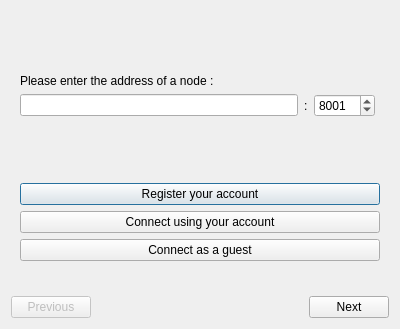
<?xml version="1.0" encoding="UTF-8"?>
<ui version="4.0">
 <class>CommunityConfigurationDialog</class>
 <widget class="QDialog" name="CommunityConfigurationDialog">
  <property name="geometry">
   <rect>
    <x>0</x>
    <y>0</y>
    <width>400</width>
    <height>329</height>
   </rect>
  </property>
  <property name="contextMenuPolicy">
   <enum>Qt::CustomContextMenu</enum>
  </property>
  <property name="windowTitle">
   <string>Add a community</string>
  </property>
  <property name="modal">
   <bool>true</bool>
  </property>
  <layout class="QVBoxLayout" name="verticalLayout">
   <item>
    <widget class="QStackedWidget" name="stacked_pages">
     <property name="currentIndex">
      <number>0</number>
     </property>
     <widget class="QWidget" name="page_node">
      <layout class="QVBoxLayout" name="verticalLayout_4">
       <item>
        <spacer name="verticalSpacer_2">
         <property name="orientation">
          <enum>Qt::Vertical</enum>
         </property>
         <property name="sizeHint" stdset="0">
          <size>
           <width>20</width>
           <height>40</height>
          </size>
         </property>
        </spacer>
       </item>
       <item>
        <widget class="QLabel" name="label">
         <property name="text">
          <string>Please enter the address of a node :</string>
         </property>
        </widget>
       </item>
       <item>
        <layout class="QHBoxLayout" name="horizontalLayout">
         <property name="rightMargin">
          <number>5</number>
         </property>
         <item>
          <widget class="QLineEdit" name="lineedit_server"/>
         </item>
         <item>
          <widget class="QLabel" name="label_double_dot">
           <property name="text">
            <string>:</string>
           </property>
          </widget>
         </item>
         <item>
          <widget class="QSpinBox" name="spinbox_port">
           <property name="maximum">
            <number>65535</number>
           </property>
           <property name="value">
            <number>8001</number>
           </property>
          </widget>
         </item>
        </layout>
       </item>
       <item>
        <spacer name="verticalSpacer">
         <property name="orientation">
          <enum>Qt::Vertical</enum>
         </property>
         <property name="sizeHint" stdset="0">
          <size>
           <width>20</width>
           <height>40</height>
          </size>
         </property>
        </spacer>
       </item>
       <item>
        <layout class="QVBoxLayout" name="verticalLayout_5">
         <property name="topMargin">
          <number>6</number>
         </property>
         <item>
          <widget class="QPushButton" name="button_register">
           <property name="text">
            <string>Register your account</string>
           </property>
           <property name="icon">
            <iconset resource="../../../../../res/icons/icons.qrc">
             <normaloff>:/icons/new_membership</normaloff>:/icons/new_membership</iconset>
           </property>
           <property name="iconSize">
            <size>
             <width>32</width>
             <height>32</height>
            </size>
           </property>
          </widget>
         </item>
         <item>
          <widget class="QPushButton" name="button_connect">
           <property name="text">
            <string>Connect using your account</string>
           </property>
           <property name="icon">
            <iconset resource="../../../../../res/icons/icons.qrc">
             <normaloff>:/icons/connect_icon</normaloff>:/icons/connect_icon</iconset>
           </property>
           <property name="iconSize">
            <size>
             <width>32</width>
             <height>32</height>
            </size>
           </property>
          </widget>
         </item>
         <item>
          <widget class="QPushButton" name="button_guest">
           <property name="text">
            <string>Connect as a guest</string>
           </property>
           <property name="icon">
            <iconset resource="../../../../../res/icons/icons.qrc">
             <normaloff>:/icons/guest_icon</normaloff>:/icons/guest_icon</iconset>
           </property>
           <property name="iconSize">
            <size>
             <width>32</width>
             <height>32</height>
            </size>
           </property>
          </widget>
         </item>
         <item>
          <widget class="QLabel" name="label_error">
           <property name="text">
            <string/>
           </property>
          </widget>
         </item>
        </layout>
       </item>
      </layout>
     </widget>
     <widget class="QWidget" name="page_add_nodes">
      <layout class="QVBoxLayout" name="verticalLayout_2">
       <item>
        <widget class="QGroupBox" name="groupBox_2">
         <property name="title">
          <string>Communities nodes</string>
         </property>
         <layout class="QVBoxLayout" name="verticalLayout_3">
          <item>
           <widget class="QTreeView" name="tree_peers">
            <property name="contextMenuPolicy">
             <enum>Qt::CustomContextMenu</enum>
            </property>
           </widget>
          </item>
          <item>
           <layout class="QHBoxLayout" name="horizontalLayout_3">
            <item>
             <widget class="QLineEdit" name="lineedit_add_address">
              <property name="text">
               <string/>
              </property>
              <property name="placeholderText">
               <string>Server</string>
              </property>
             </widget>
            </item>
            <item>
             <widget class="QSpinBox" name="spinbox_add_port">
              <property name="minimum">
               <number>0</number>
              </property>
              <property name="maximum">
               <number>65535</number>
              </property>
              <property name="singleStep">
               <number>1</number>
              </property>
              <property name="value">
               <number>8081</number>
              </property>
             </widget>
            </item>
            <item>
             <widget class="QPushButton" name="button_add">
              <property name="text">
               <string>Add</string>
              </property>
             </widget>
            </item>
           </layout>
          </item>
         </layout>
        </widget>
       </item>
      </layout>
     </widget>
    </widget>
   </item>
   <item>
    <layout class="QHBoxLayout" name="layout_previous_next">
     <item>
      <widget class="QPushButton" name="button_previous">
       <property name="enabled">
        <bool>false</bool>
       </property>
       <property name="text">
        <string>Previous</string>
       </property>
      </widget>
     </item>
     <item>
      <spacer name="horizontalSpacer_2">
       <property name="orientation">
        <enum>Qt::Horizontal</enum>
       </property>
       <property name="sizeHint" stdset="0">
        <size>
         <width>40</width>
         <height>20</height>
        </size>
       </property>
      </spacer>
     </item>
     <item>
      <widget class="QPushButton" name="button_next">
       <property name="enabled">
        <bool>true</bool>
       </property>
       <property name="text">
        <string>Next</string>
       </property>
      </widget>
     </item>
    </layout>
   </item>
  </layout>
 </widget>
 <resources>
  <include location="../../../../../res/icons/icons.qrc"/>
 </resources>
 <connections/>
 <slots>
  <slot>add_node()</slot>
  <slot>showContextMenu(QPoint)</slot>
  <slot>check()</slot>
  <slot>next()</slot>
  <slot>previous()</slot>
  <slot>current_wallet_changed(int)</slot>
  <slot>remove_node()</slot>
 </slots>
</ui>
